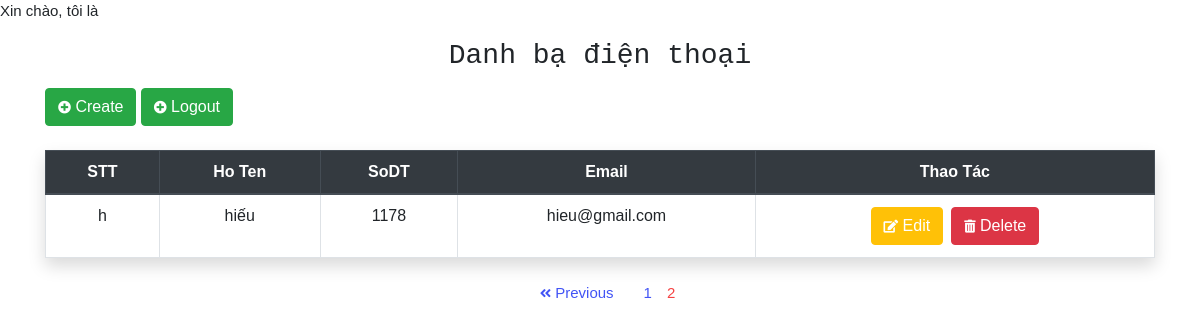
The page /view/index.php?page=2 on the database its author committed.
### tables this page shows
CREATE TABLE `qldanhba` (
  `ma` int(15) NOT NULL,
  `name` varchar(30) NOT NULL,
  `phone` int(20) NOT NULL,
  `email` varchar(50) NOT NULL
);

### view/index.php (the view, shortened to what this page needs)
<?php
	include_once 'conn.php';
	$result = mysqli_query($con, 'SELECT count(ma) as total FROM qldanhba');
	$row = mysqli_fetch_assoc($result);
	$total_records = $row['total'];
	$current_page = isset($_GET['page']) ? $_GET['page'] : 1;
	$limit = 5;
	$total_page = ceil($total_records / $limit);
	$start = ($current_page - 1) * $limit;
?>
<!DOCTYPE html>
<html lang="en">
<head>
	<link rel="stylesheet" href="https://stackpath.bootstrapcdn.com/bootstrap/4.3.1/css/bootstrap.min.css">
	<link rel="stylesheet" href="https://cdnjs.cloudflare.com/ajax/libs/font-awesome/5.11.2/css/all.min.css">
</head>
<body>
	<div class="container pt-3">
		<h3 class="text-center text-monospace pb-2">Danh bạ điện thoại</h3>
		<a class="text-white btn btn-success" href="insert.php"><i class="fas fa-plus-circle"></i> Create</a>
		<a class="text-white btn btn-success" href="logout.php"><i class="fas fa-plus-circle"></i> Logout</a>
		<div class="shadow">
			<table class="table table-bordered mt-4">
				<thead class="thead-dark">
					<tr>
						<th scope="col">STT</th>
						<th scope="col">Ho Ten</th>
						<th scope="col">SoDT</th>
						<th scope="col">Email</th>
						<th scope="col">Thao Tác</th>
					</tr>
				</thead>
				<tbody>
					<?php
						include_once 'conn.php';
						$q = " SELECT * FROM qldanhba LIMIT $start, $limit";
						$query = mysqli_query($con,$q);
						while ($row = mysqli_fetch_assoc($query)) {
					?>
					<tr>
						<td><?php echo $row['name'][0]; ?></td>
						<td><?php echo $row['name']; ?></td>
						<td><?php echo $row['phone']; ?></td>
						<td><?php echo $row['email']; ?></td>
						<td>
							<div class="d-flex justify-content-center">
								<a class="text-white btn btn-warning mr-2" href="update.php?ma=<?php echo $row['ma']; ?>"><i class="fas fa-edit"></i> Edit</a>
								<a onclick="return confirm('Bạn có thực sự muốn xóa nó')"; class="text-white btn btn-danger" href="delete.php?ma=<?php echo $row['ma']; ?>"><i class="fas fa-trash-alt"></i> Delete</a>
							</div>
						</td>
					</tr>
				<?php
					}
				 ?>
				</tbody>
			</table>
		</div>
		<div class=" pagination d-flex justify-content-center align-items-center pt-2">
			<?php
			if ($current_page > 1 && $total_page > 1){
				echo '<a href="index.php?page='.($current_page-1).'"><i class="fas fa-angle-double-left"></i> Previous</a>  ';
			}
			for ($i = 1; $i <= $total_page; $i++){
				if ($i == $current_page){
					echo '<span>'.$i.'</span>  ';
				}
				else{
					echo '<a href="index.php?page='.$i.'">'.$i.'</a>  ';
				}
			}
			?>
		</div>
	</div>
</body>
</html>

### view/index.php (style rules this page uses)
body { font-size: 15px; font-family: sans-serif; }
.pagination > a { margin: 0 15px; color: #4254f5; }
span { color : #f54242; }
i.fas { font-size: 13px; }
th , tr { text-align: center; }

### rows shown on the page
qldanhba: name "h", name "hiếu", phone "1178", email "hieu@gmail.com"
